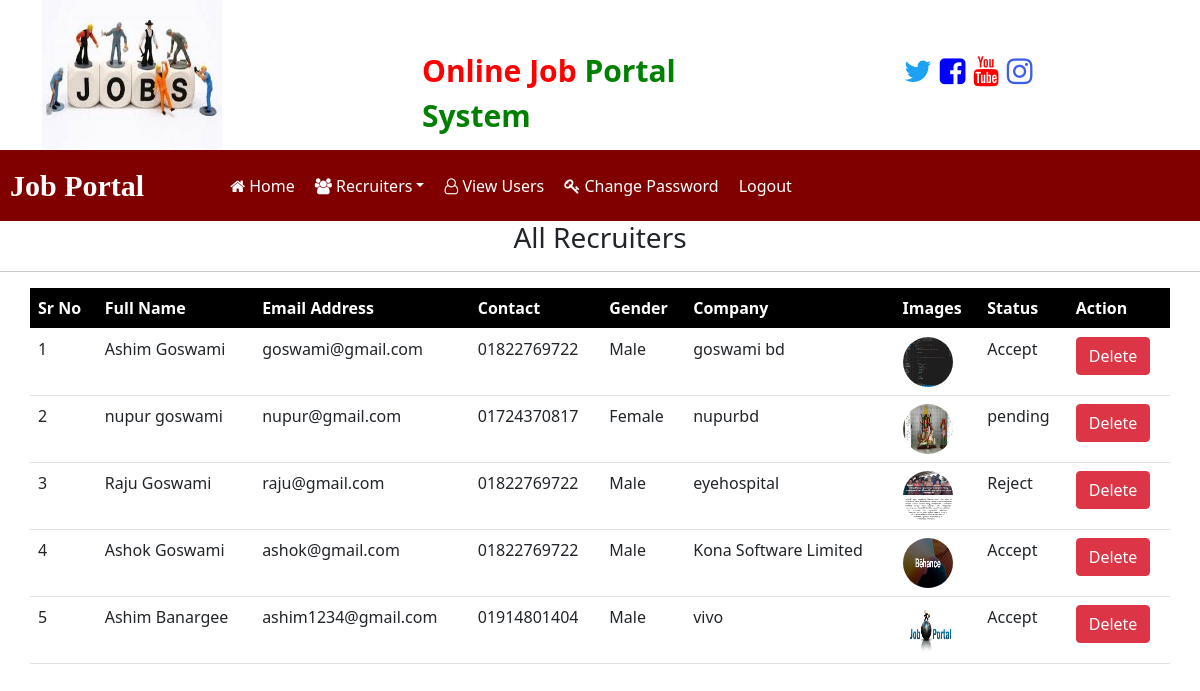
The app's page /recuiter_all/ (signed in), older data.
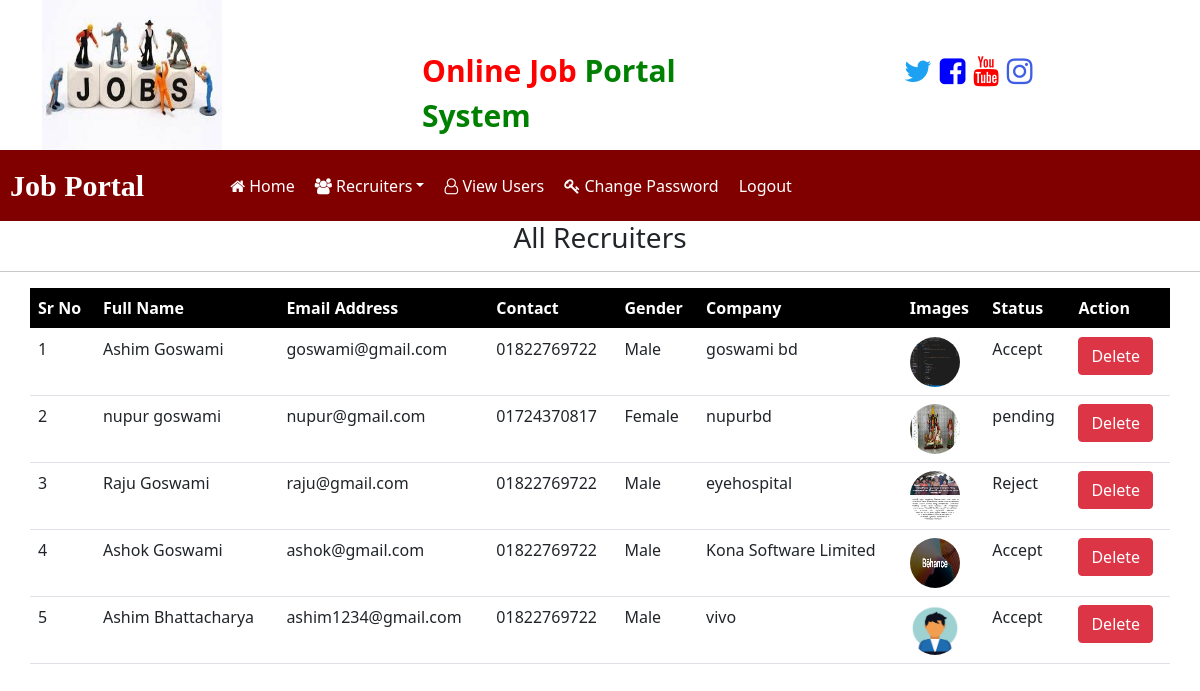
The same page, newer data.
### Recruiters_Login/models.py (models this page shows, shortened)
class Recruiters(models.Model):
    user = models.OneToOneField(User, on_delete=models.CASCADE)
    mobile = models.CharField(max_length=20, null=True)
    image = models.FileField(null=True)
    gender = models.CharField(max_length=10, null=True)
    company = models.CharField(max_length=100, null=True)
    Type = models.CharField(max_length=15, null=True)
    status = models.CharField(max_length=30, null=True)

### job/views.py (the view)
# urls.py: path('recuiter_all/', views.recuiter_all, name="recuiter_all"),
@login_required
def recuiter_all(request):
    data = Recruiters.objects.all()
    context = {'data':data}
    return render(request, 'job/recruiter_all.html', context)

### templates/job/recruiter_all.html
{% load static %}
{% block content %}
{% include 'job/admin_navbar.html' %}
<h3 class="text-center">All Recruiters</h3>
<hr>
<table id="example" class="table table-hover container">
    <thead style="background-color: black; color: white;">
        <tr>
            <th>Sr No</th>
            <th>Full Name</th>
            <th>Email Address</th>
            <th>Contact</th>
            <th>Gender</th>
            <th>Company</th>
            <th>Images</th>
            <th>Status</th>
            <th>Action</th>
        </tr>
    </thead>
    <tbody>
        {% for i in data %}
        <tr>
            <td>{{forloop.counter}}</td>
            <td>{{i.user.first_name}} {{ i.user.last_name}}</td>
            <td>{{i.user.username}}</td>
            <td>{{i.mobile}}</td>
            <td>{{i.gender}}</td>
            <td>{{i.company}}</td>
            <td><img src="{{i.image.url}}" style="height:50px; width: 50px; border-radius: 50%;"></td>
            <td>{{i.status}}</td>
            <td><a href="{% url 'job:delete_recruiter' i.id %}" class="btn btn-danger">Delete</a></td>
        </tr>
        {% endfor %}
    </tbody>
</table>
{% endblock content %}

Row changes from the older to the newer data that the page shows:
changed Recruiters "vivo": user.last_name "Banargee" → "Bhattacharya"; mobile "01914801404" → "01822769722"; image: a different picture
